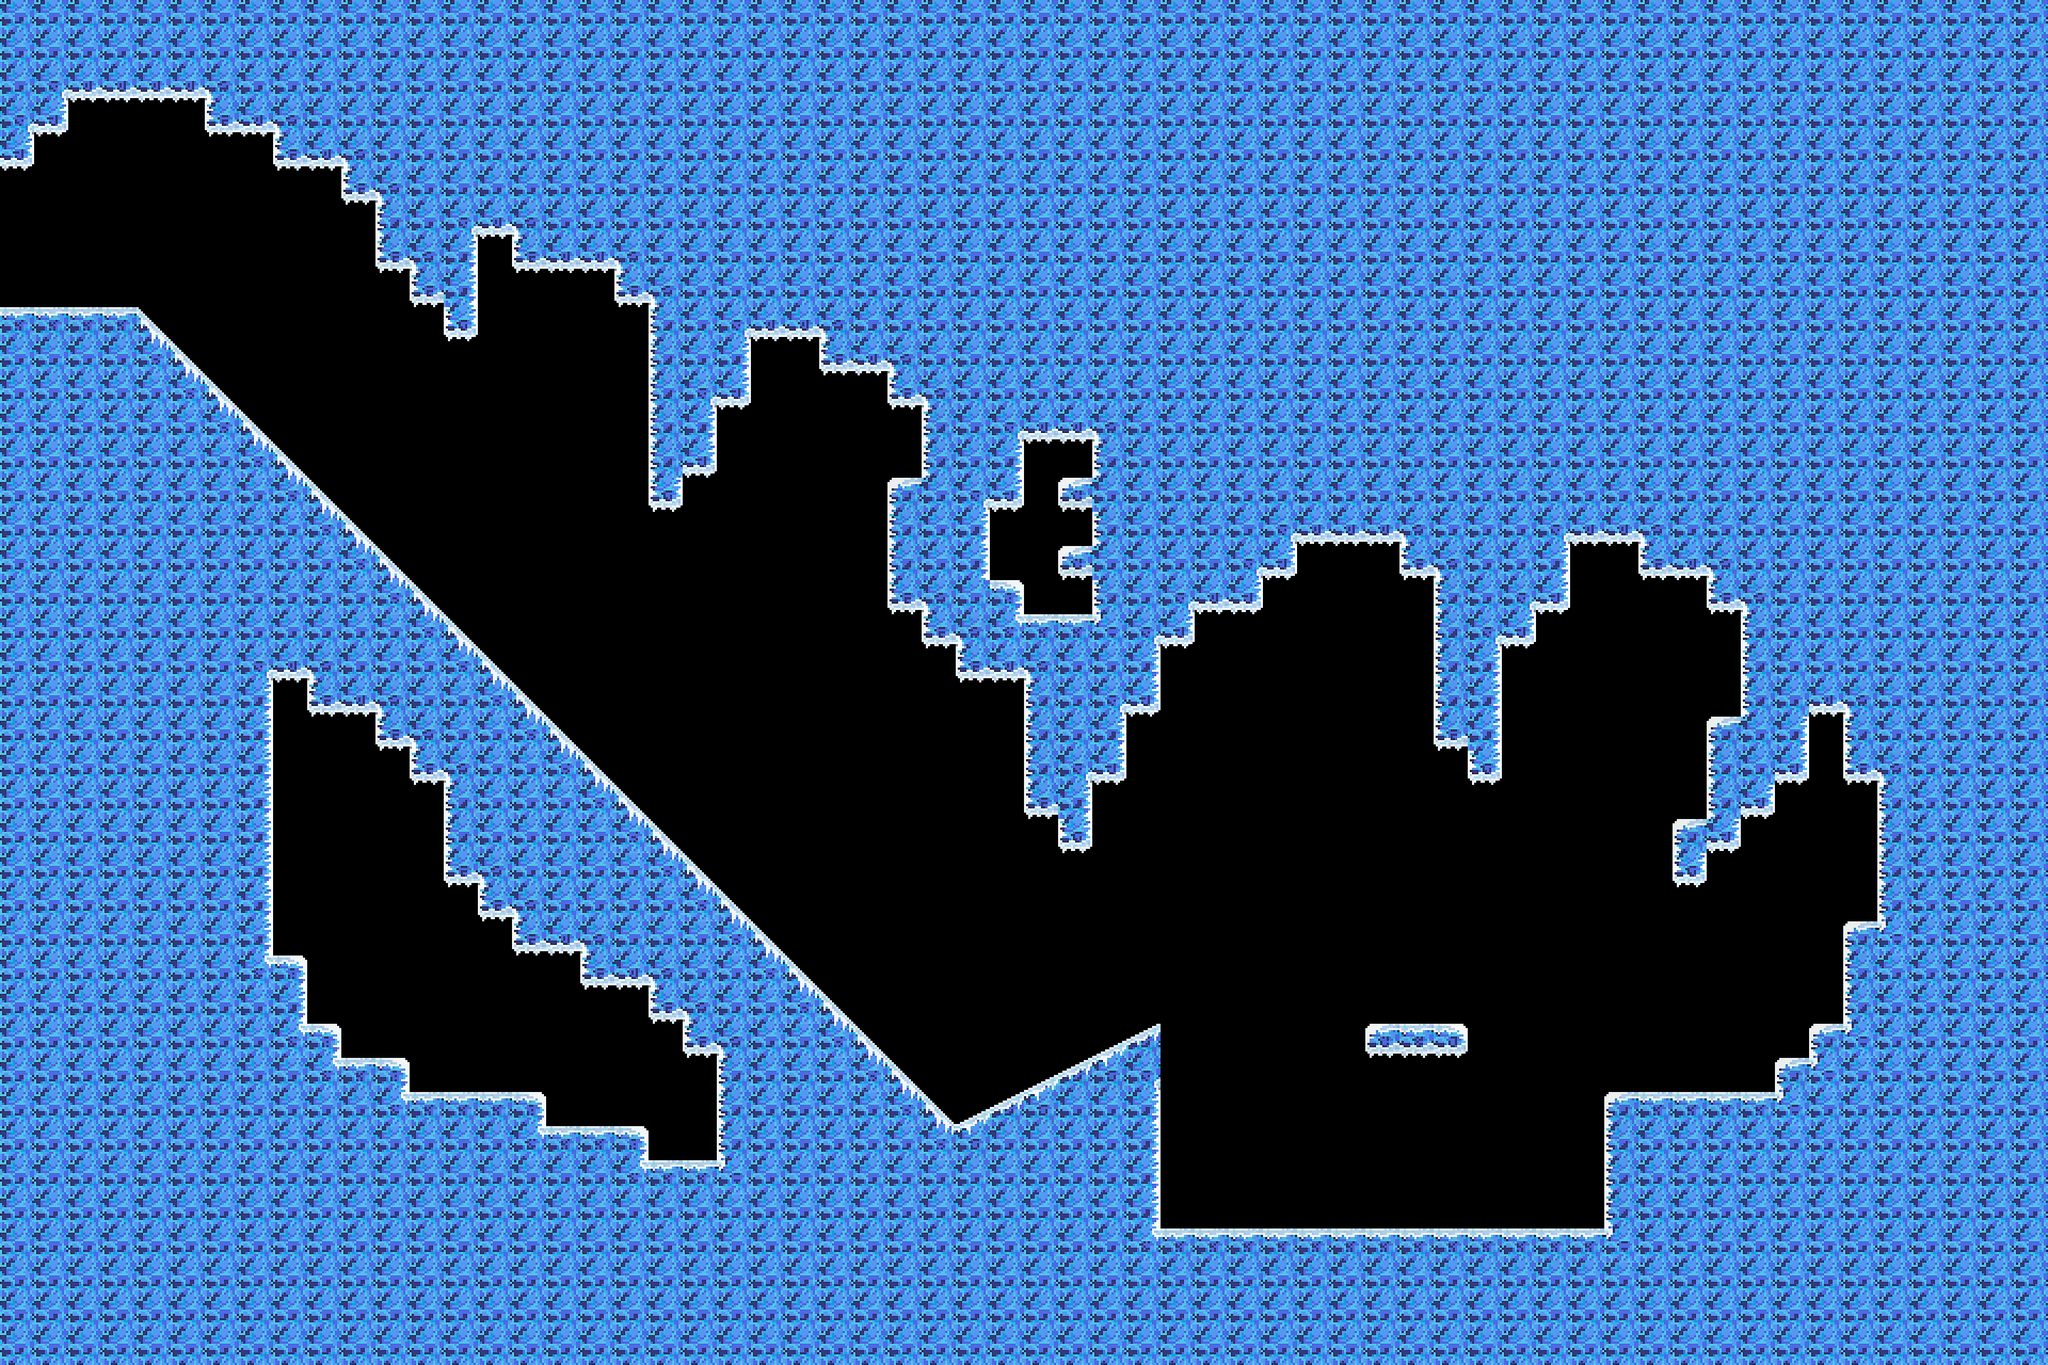

Below is a game level as drawn by its tile map, then a one-line description and the .tmx that defines it (tile-layer data replaced by summaries):
An orthogonal 60x40 tile map with 64x64 px tiles, 1 tile layer (tiles) and 4 objects (W, end).

<map version="1.4" tiledversion="1.4.3" orientation="orthogonal" renderorder="right-down" width="60" height="40" tilewidth="64" tileheight="64" infinite="0" nextlayerid="5" nextobjectid="5">
 <tileset firstgid="1" source="../tileset4.tsx" />
 <layer id="1" name="tiles" width="60" height="40">
  <data>[2400 cells, 1646 non-empty, 22 distinct tile ids]</data>
 </layer>
 <objectgroup id="3" name="conx">
  <object id="3" name="W" x="0" y="320" width="64" height="256" />
 </objectgroup>
 <objectgroup id="4" name="spawns">
  <object id="4" name="end" x="2624" y="1920">
   <point />
  </object>
 </objectgroup>
 <objectgroup id="2" name="collision">
  <object id="1" x="0" y="0">
   <polygon points="0,0 3840,0 3840,2560 0,2560 0,576 256,576 1792,2112 2176,1920 2176,2304 3008,2304 3008,2048 3328,2048 3328,1984 3392,1984 3392,1920 3456,1920 3456,1728 3520,1728 3520,1472 3456,1472 3456,1344 3392,1344 3392,1472 3328,1472 3328,1536 3264,1536 3264,1600 3200,1600 3200,1664 3136,1664 3136,1536 3200,1536 3200,1344 3264,1344 3264,1152 3200,1152 3200,1088 3072,1088 3072,1024 2944,1024 2944,1152 2880,1152 2880,1216 2816,1216 2816,1472 2752,1472 2752,1408 2688,1408 2688,1088 2624,1088 2624,1024 2432,1024 2432,1088 2368,1088 2368,1152 2240,1152 2240,1216 2176,1216 2176,1344 2112,1344 2112,1472 2048,1472 2048,1600 1984,1600 1984,1536 1920,1536 1920,1280 1792,1280 1792,1216 1728,1216 1728,1152 1664,1152 1664,896 1728,896 1728,768 1664,768 1664,704 1536,704 1536,640 1408,640 1408,768 1344,768 1344,896 1280,896 1280,960 1216,960 1216,576 1152,576 1152,512 960,512 960,448 896,448 896,640 832,640 832,576 768,576 768,512 704,512 704,384 640,384 640,320 512,320 512,256 384,256 384,192 128,192 128,256 64,256 64,320 0,320" />
  </object>
  <object id="2" x="2560" y="1920">
   <polygon points="0,0 192,0 192,64 0,64" />
  </object>
 </objectgroup>
</map>
